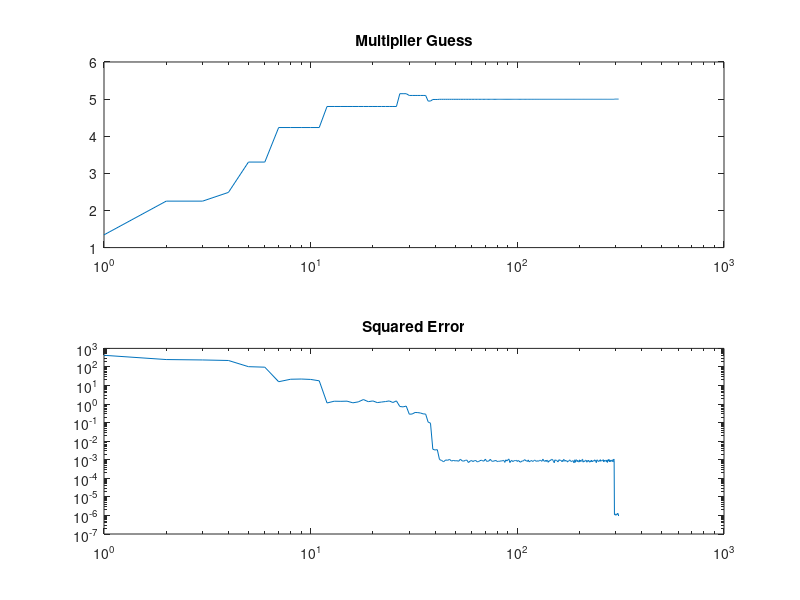

The MATLAB script that drew this image:
function NN_SimpleMult()
    factor = input('Multiplicative factor = ');
    guessFactor = rand;

    count = 0;
    learn = 1;
    learnRate = 1.05;
    error = 10^6;
    errVec = [];
    guessVec = [];
    figure
    while (error>1e-6)
        count = count + 1;

        inputData = rand(1,100);
        outputData = factor*inputData;

        outputGuess = guessFactor*inputData;

        newFactor = randn*learn + guessFactor;
        newGuess = newFactor*inputData;

        currErr = sum((outputData - outputGuess).^2);
        newErr = sum((outputData - newGuess).^2);
        if (newErr <= currErr)
            guessFactor = newFactor;
            error = newErr;
        else
            error = currErr;
        end

        errVec(count) = error;
        guessVec(count) = guessFactor;
        if (count>1000) && ((guessVec(count)-guessVec(count-1000))/guessVec(count)<0.001)
            break
        end
    end

    guessFactor
    count
    
    subplot(2,1,1)
    semilogx(guessVec)
    title('Multiplier Guess')
    subplot(2,1,2)
    loglog(errVec)
    title('Squared Error')
end